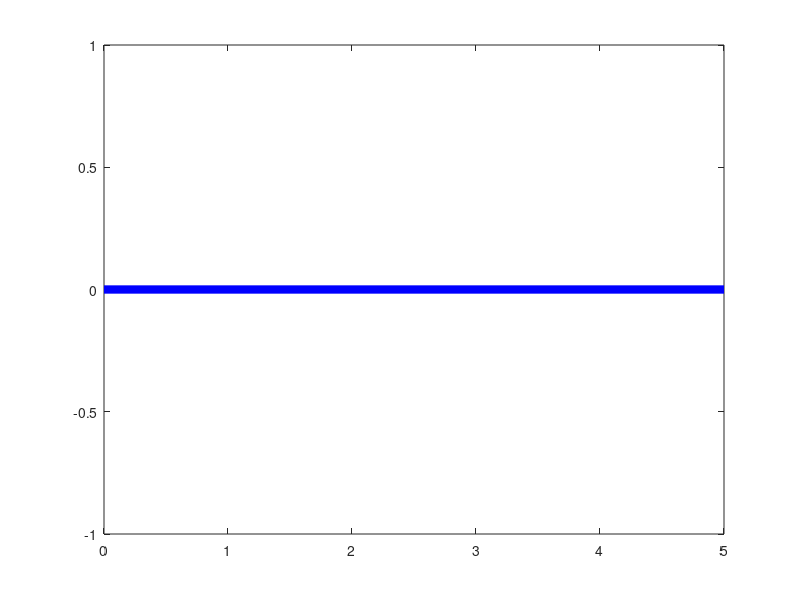

Here is the MATLAB script that generated this plot: (Note: this script raises an error after producing the figure.)
%% Planar2
clear all
close all
%Dibujar robot en posición "home" articulaciones=0
figure('Name','Origen')
x1 = [0 5];
y1 = [0 0];
e1=plot(x1,y1,'-','Color','b','LineWidth',6)
e1.Color(4) = 0.25;
axis equal
grid on
hold on
x1 = [5 10];
y1 = [0 0];
e2=plot(x1,y1,'-','Color','k','LineWidth',6)
e2.Color(4) = 0.25;
W=SE2()
trplot(W, 'frame', 'W', 'color', 'k')
S1=SE2(5,0)
tranimate(S1,'cleanup')
trplot(S1, 'frame', 'S1', 'color', 'r')
S2=SE2(10,0)
tranimate(S2,'cleanup')
trplot(S2, 'frame', 'S2', 'color', 'g')
pause()
%% q1 a 25 grados q2 a 0
figure('name','q1=25,q2=0')
aux1=SE2(0,0,25,'deg')
aux2=SE2(5,0,0,'deg')
auxs1=aux1*aux2
or=auxs1.t
x1 = [0 or(1)];
y1 = [0 or(2)];
e1=plot(x1,y1,'-','Color','b','LineWidth',6)
e1.Color(4) = 0.25;
axis equal
grid on 
hold on
aux3=SE2(0,0,0,'deg')
aux4=SE2(5,0,0,'deg')
auxs2=aux1*aux2*aux3*aux4
or2=auxs2.t
x1 = [or(1) or2(1)];
y1 = [or(2) or2(2)];
e2=plot(x1,y1,'-','Color','k','LineWidth',6)
e2.Color(4) = 0.25;
W=SE2()
trplot(W, 'frame', 'W', 'color', 'k')
S1=SE2(5,0)
tranimate(auxs1,'cleanup')
trplot(auxs1, 'frame', 'S1', 'color', 'r')
S2=SE2(10,0)
tranimate(auxs2,'cleanup')
trplot(auxs2, 'frame', 'S2', 'color', 'g')
%%